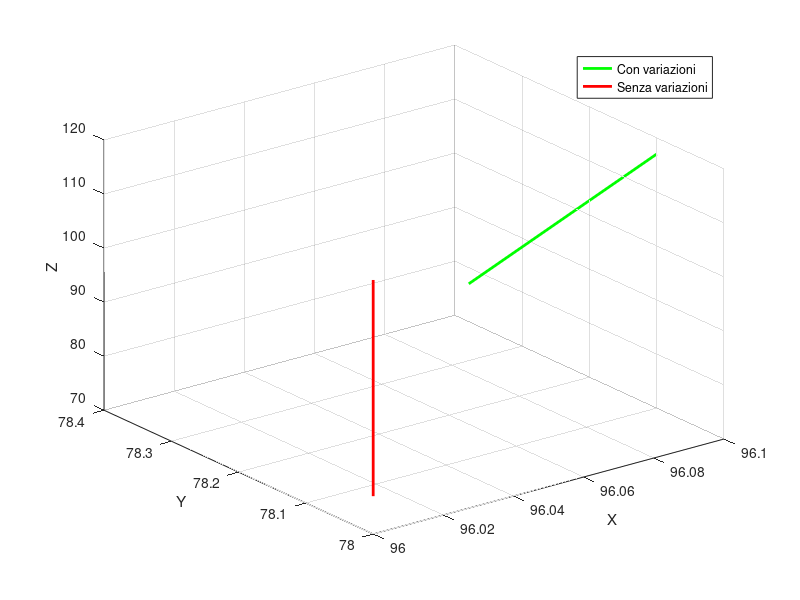

Source code (MATLAB):
%% Esercitazione 16: variazione 2
clc; clear;

% Angolo in gradi e conversione in radianti
g_g = 0.4; % gradi intorno all'asse x di 10T
g = g_g * pi / 180; % conversione in radianti

% Traslazioni lungo gli assi
dx = 0.1; % terna 2
dy = 0.1; % terna 2

% Distanza tra i punti della terna 2 e 10
d2_10 = [112, 13, 27];

% Matrice identità per la rotazione
R = eye(3);

% Trasformazione tra la terna 2 e 10
T2_10 = [R, d2_10'; 0, 0, 0, 1];

% Matrice di rotazione (variazione)
Tv_rot = [1, 0, 0, 0;
          0, 1, -g, 0;
          0, g, 1, 0;
          0, 0, 0, 1];

% Matrice identità
TA = eye(4);

% Distanza tra i punti della terna 1 e 2
d1_2 = [-16, 65, 90];
T1_2 = [R, d1_2'; 0, 0, 0, 1];

% Vettore di traslazione
dv = [dx, dy, 0];

% Matrice di traslazione
Tv_trasl = [eye(3), dv'; 0, 0, 0, 1];

% Trasformazioni finali con variazione e senza variazione
T1_10_var = T1_2 * Tv_trasl * TA * T2_10 * Tv_rot;
T1_10_nv = T1_2 * TA * T2_10;

% Estremi nella boccola nel sistema 2 in coordinate omogenee
Ptop = [0, 0, 0, 1];
Pbot = [0, 0, -40, 1];

% Estremi in omega2 senza variazione
Ptop2_nv = T1_10_nv * Ptop';
Pbot2_nv = T1_10_nv * Pbot';

% Estremi in omega2 con variazione
Ptop2_v = T1_10_var * Ptop';
Pbot2_v = T1_10_var * Pbot';

% Spostamento dei punti tangenti alla superficie cilindrica esterna della boccola
P1 = [12.5, 12.5, 0, 1];
P2 = [12.5, 12.5, -40, 1];

% Estremi senza variazione
P1_2_nv = T1_10_nv * P1';
P2_2_nv = T1_10_nv * P2';

% Estremi con variazione
P1_2_v = T1_10_var * P1';
P2_2_v = T1_10_var * P2';

% Plot dei risultati
figure;
plot3([Ptop2_v(1), Pbot2_v(1)], [Ptop2_v(2), Pbot2_v(2)], [Ptop2_v(3), Pbot2_v(3)], 'g', 'LineWidth', 2); hold on;
grid on;
plot3([Ptop2_nv(1), Pbot2_nv(1)], [Ptop2_nv(2), Pbot2_nv(2)], [Ptop2_nv(3), Pbot2_nv(3)], 'r', 'LineWidth', 2);

% Impostazione della legenda
legend('Con variazioni', 'Senza variazioni');

% Titolo e etichette degli assi
xlabel('X');
ylabel('Y');
zlabel('Z');
